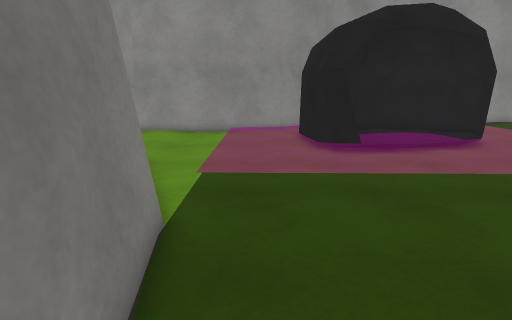
view 1 (above)

16 first-person views from a walk through a scene from a Unity 3-D project. The camera is 1.3 m above the floor, tilts 14° down and sees 85° across. The floor is counted in squares, 0.5 m on a side. Each view is taken from the middle of a square. On the plan, view 1 faces up. The plan holds only what a view shows up to about 19 squares ahead; the rest is blank. The place goes on beyond the plan. Some surface patterns are stand-ins.

view 2
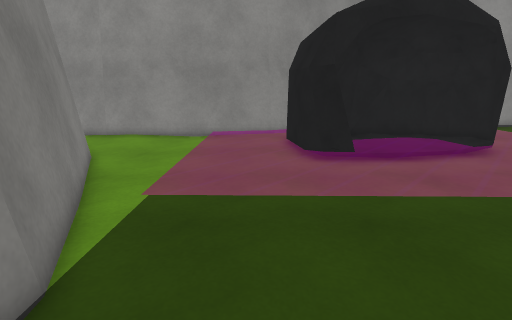

view 3
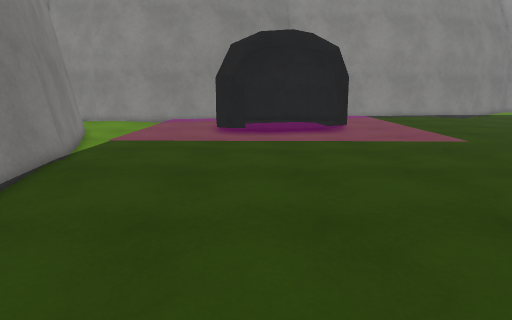

view 4
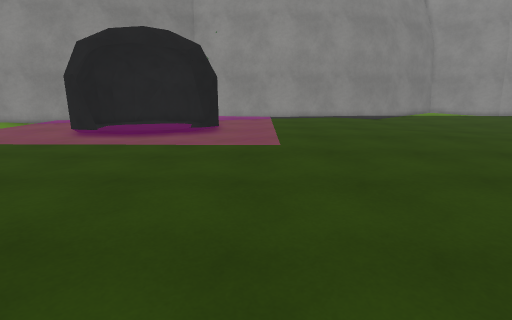

view 5
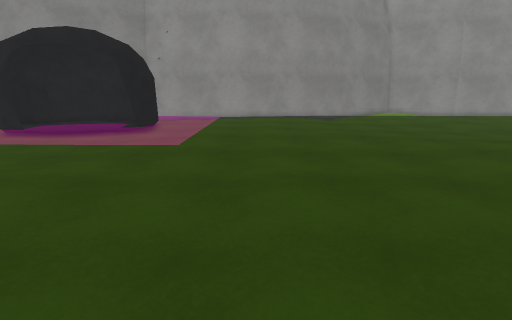

view 6
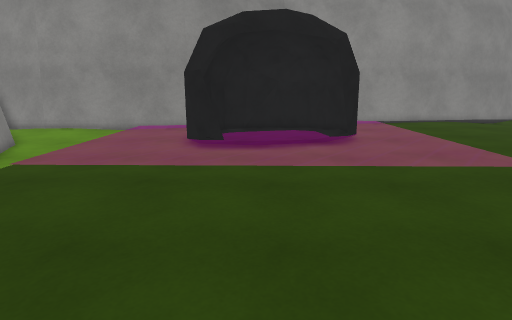

view 7
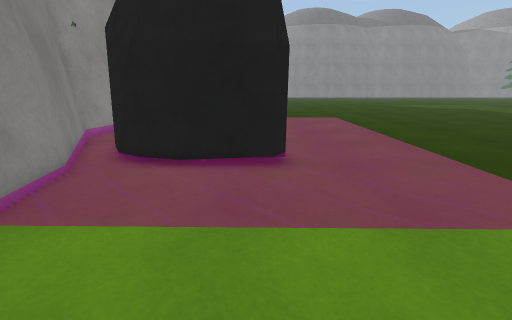

view 8
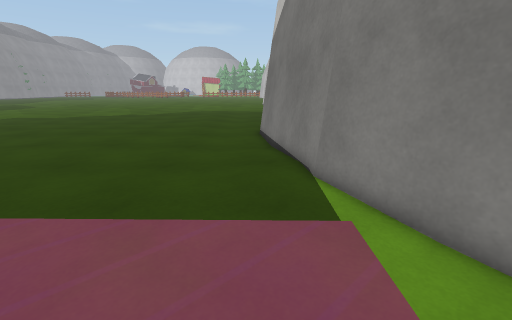

view 9
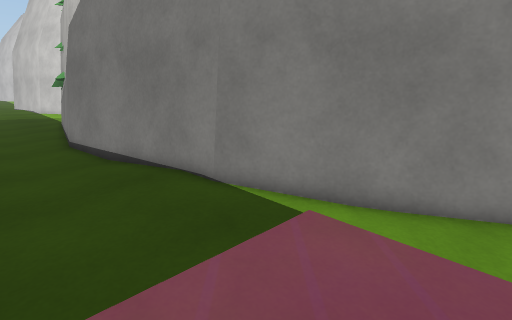

view 10
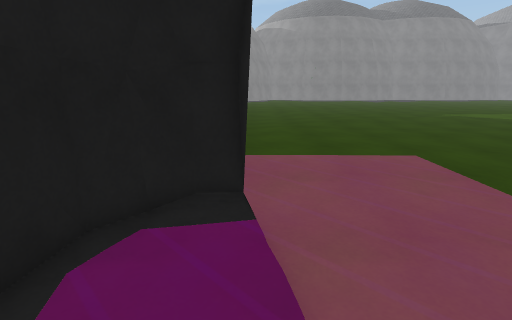

view 11
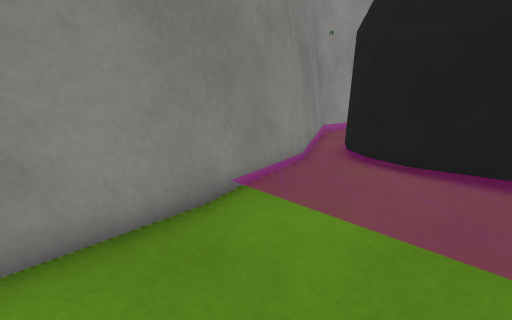

view 12
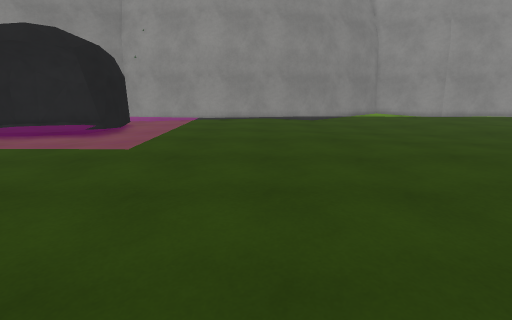

view 13
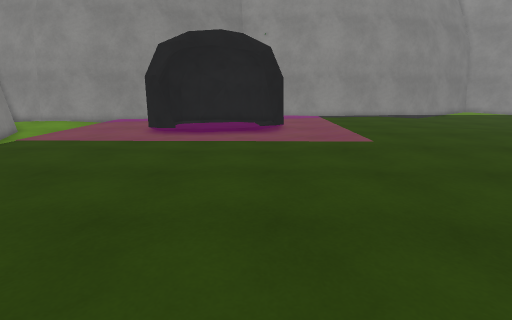

view 14
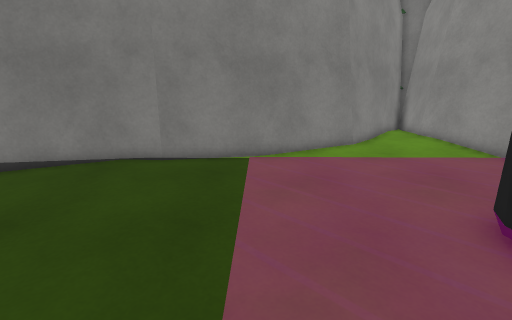

view 15
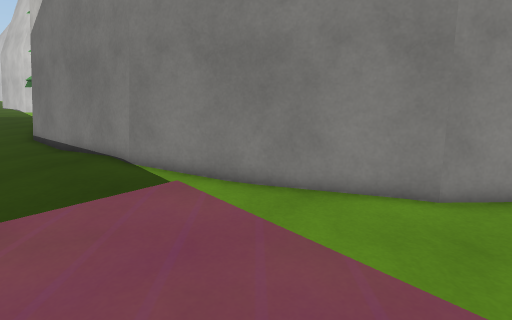

view 16
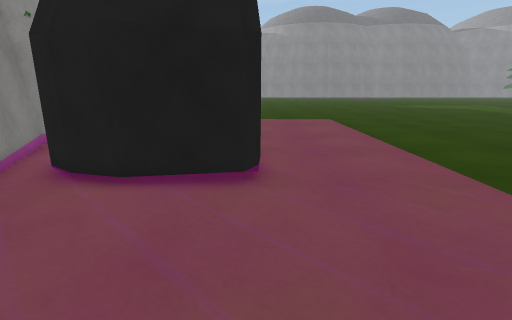

### Floor plan
Key: @ floor where view 1 was taken; # wall or solid block; . main floor; - floor 0.25 m lower than the main floor; / step, stairs or slope; = window, fence, low wall or low ledge; O other object.
Columns run from 8 left of view 1 to 36 right of it. Each row starts with its distance up from view 1.
 25                  #####
 24                ###..=#
 23              ###...
 22            ###...
 21       ###### OO
 20 ########=...OO
 19 ##..--/....OO           ..
 18 ...---/....OO OOOOOO  .....  ...
 17 ------/....OOOO    OO ..........
 16 #-----/....OOO      OO.........
 15 ##----/....OO.......O.............
 14  ##---/.....OO...............................
 13  ##---/......................................
 12   ##--/......................................
 11   ##--/......................................
 10    ##-/......................................
  9    ##-/.....................................
  8     ##/....................................
  7     ##/...................................
  6      ##...................................
  5      ##..................................
  4       #.................................
  3       #................................
  2       #...............................
  1       ##.............................
  0       ##@............................
 -1        #............................
 -2        #..........................
 -3        #.................
 -4        #.................      .
 -5        #=....... ........    .
 -6        #...   .    .

Where each view was taken, in squares from view 1:
view 1: 0 up, 0 right, facing up
view 2: 2 up, 1 right, facing up
view 3: 6 down, 6 right, facing up
view 4: 5 down, 16 right, facing up
view 5: 5 down, 21 right, facing up
view 6: 1 down, 7 right, facing up
view 7: 15 up, 6 left, facing right
view 8: 14 up, 0 right, facing down
view 9: 12 up, 3 right, facing down-left
view 10: 15 up, 6 right, facing right
view 11: 15 up, 6 left, facing up-right
view 12: 4 down, 23 right, facing up
view 13: 6 down, 11 right, facing up
view 14: 9 up, 9 right, facing left
view 15: 16 up, 2 right, facing down-left
view 16: 14 up, 4 left, facing right
